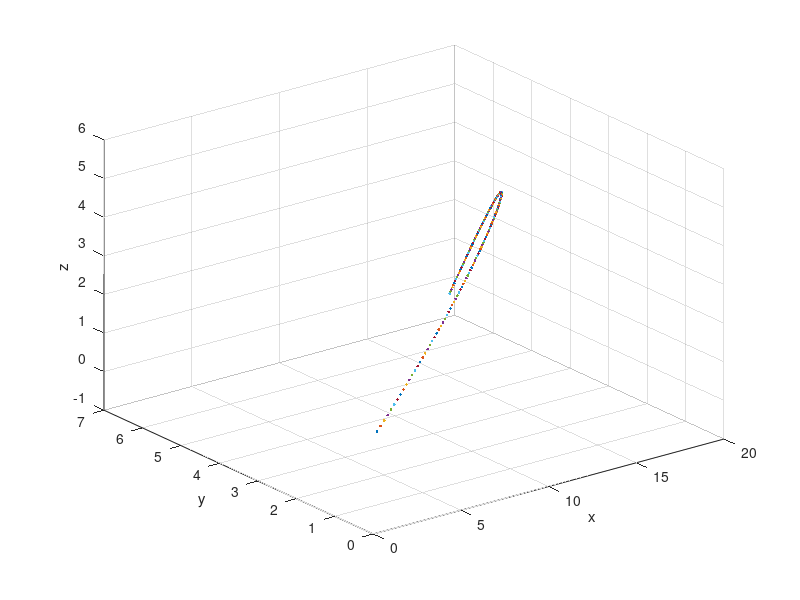

Reproduce this figure in MATLAB.
% Kvar att göra: Visa noggrannhetsordning för rk4

v = [0; cosd(30) * 25; 0; 0; 3/2; sind(30) * 25];

a = @(v) 5 + v(5) *0.25;

c = 0.069;

q = @(v) c*sqrt(v(2).^2 + (v(4) - a(v)).^2 + v(6).^2);

derivata = @(t,v) [v(2); -q(v)*v(2); v(4); -q(v)*(v(4) - a(v)); v(6); -(9.81+(q(v)*v(6)))];

t0 = 0;

h = 0.01;

t = 1;

totalReps = (t - t0)/h;

currentReps = 0;

t = t0;

% c = 5;

savedResults = zeros(totalReps, 7);

while currentReps < totalReps*2
    currentReps = currentReps + 1;
    k1 = derivata(t, v);
    k2 = derivata(t+h, v + h/2*k1);
    k3 = derivata(t+h, v + h/2*k2);
    k4 = derivata(t + h, v + h*k3);
    v = v + h*(k1 + 2*k2 + 2*k3 + k4)/6;
    savedResults(currentReps, 1:6) = v;
    savedResults(currentReps, 7) = t;
    t = t+h;

    plot3(v(1), v(3), v(5), ".")
    hold on;
    grid on
    xlabel "x", zlabel "z", ylabel "y"
    
    disp([v(1), v(3), v(5), t])
    if v(5) < 0
        break
    end
end

hh = 0.019593967270485;
hh2 = 0.019593980899921;
hh4 = 0.019593981736271;

disp(abs(hh-hh2)/abs(hh2-hh4));





% x)
% 18.6616
% 18.6565
% 18.6539
% svar: 1.961538461537200
% y)
%6.5040, 6.504009445837267
%6.5047, 6.504651968375382
%6.5050, 6.504973511677284
% abs(h1-h2)/abs(h2-h4) = 2.3333
% abs(h1-h2)/abs(h1-h4) = 


disp(v);